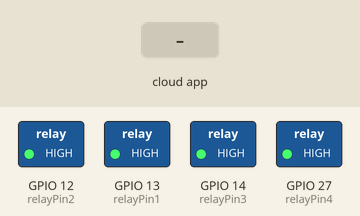
Recording of a sketch running on a simulated ESP32. On the bench: switched loads named in the sketch (green lamp = pin HIGH). The test bench sets the inputs (shaded band). WiFi joins after 1.5 s; servers stay silent unless stated; network time is answered at once with the bench clock; the local clock reads 2024-03-15 10:24:30 at power-on unless the sketch sets it; the Firebase database answers and starts empty; what the sketch prints to the serial monitor is not drawn.

Above: at 2.7 s.
2.8 s: the phone or cloud app sets relay1 to 1
At 3.8 s:
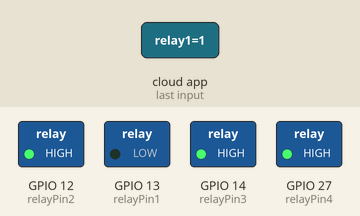
4.5 s: the phone or cloud app sets relay2 to 1
At 6.2 s:
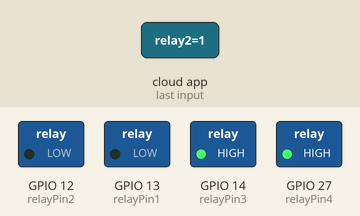
6.8 s: the phone or cloud app sets relay3 to 1
At 8.7 s:
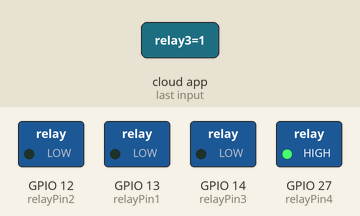
9.2 s: the phone or cloud app sets relay4 to 1
At 11.1 s:
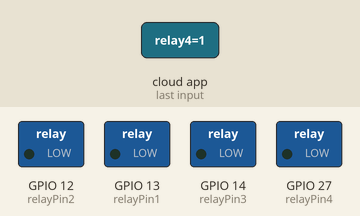
11.5 s: the phone or cloud app sets relay1 to 0
At 12.6 s:
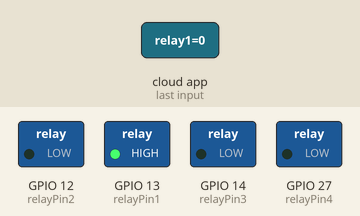
13.4 s: the phone or cloud app sets relay2 to 0
At 15.0 s:
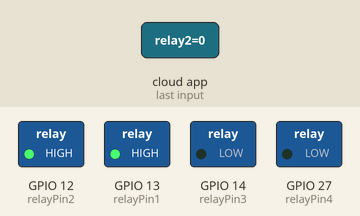
Timing chart, 0 to 16.5 s (numbered marks = the images above; inputs shaded):
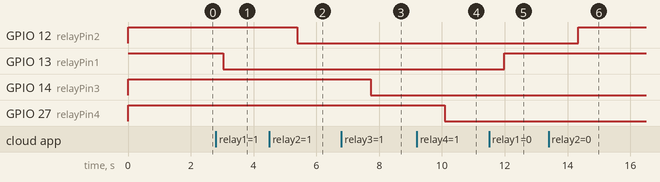

The sketch:

sketch_lampu.ino
```cpp
#include <WiFi.h>
#include <FirebaseESP32.h>
#include <NTPClient.h>
#include <WiFiUdp.h>

// --- Kredensial WiFi ---
#define WIFI_SSID "REDMI Note 15 Pro+ 5G"
#define WIFI_PASSWORD "12345678"

// --- Kredensial Firebase ---
#define FIREBASE_HOST "project-iot-unw-default-rtdb.asia-southeast1.firebasedatabase.app"
#define FIREBASE_AUTH "Q5iaMCeUKBlOMuaS8LnPJJUycQdudApNZe9NLlWk"

const int relayPin1 = 13;
const int relayPin2 = 12;
const int relayPin3 = 14;
const int relayPin4 = 27;

FirebaseData firebaseData;
FirebaseAuth auth;
FirebaseConfig config;

// --- SETUP JAM INTERNET (NTP) ---
WiFiUDP ntpUDP;
NTPClient timeClient(ntpUDP, "pool.ntp.org", 25200, 60000);

int lastState1 = -1;
int lastState2 = -1;
int lastState3 = -1;
int lastState4 = -1;

// ==========================================
// VARIABEL CACHE UNTUK MENYIMPAN JADWAL
// ==========================================
String jNyala1 = "", jMati1 = "";
String jNyala2 = "", jMati2 = "";
String jNyala3 = "", jMati3 = "";
String jNyala4 = "", jMati4 = "";

unsigned long waktuTerakhirCekJadwal = 0;

// ==========================================
// VARIABEL GEMBOK (ANTI-BENTROK 1 MENIT)
// ==========================================
bool doneNyala1 = false, doneMati1 = false;
bool doneNyala2 = false, doneMati2 = false;
bool doneNyala3 = false, doneMati3 = false;
bool doneNyala4 = false, doneMati4 = false;

void setup() {
  Serial.begin(115200);

  pinMode(relayPin1, OUTPUT);
  pinMode(relayPin2, OUTPUT);
  pinMode(relayPin3, OUTPUT);
  pinMode(relayPin4, OUTPUT);

  digitalWrite(relayPin1, HIGH);
  digitalWrite(relayPin2, HIGH);
  digitalWrite(relayPin3, HIGH);
  digitalWrite(relayPin4, HIGH);

  Serial.print("Menghubungkan ke WiFi");
  WiFi.begin(WIFI_SSID, WIFI_PASSWORD);
  while (WiFi.status() != WL_CONNECTED) {
    Serial.print(".");
    delay(500);
  }
  Serial.println("\nWiFi Terhubung!");

  config.host = FIREBASE_HOST;
  config.signer.tokens.legacy_token = FIREBASE_AUTH;

  Firebase.begin(&config, &auth);
  Firebase.reconnectWiFi(true);
  Serial.println("Firebase Berhasil Terhubung!");

  timeClient.begin();
  Serial.println("Sistem Jam & Cache Siap!");
}

void loop() {
  if (Firebase.ready()) {

    timeClient.update();
    String jamSekarang = timeClient.getFormattedTime().substring(0, 5);

    // ==========================================
    // HEARTBEAT (KIRIM DETAK JANTUNG KE FLUTTER)
    // ==========================================
    static unsigned long waktuHeartbeat = 0;
    if (millis() - waktuHeartbeat > 10000 || waktuHeartbeat == 0) {
      // Kirim waktu Epoch NTP saat ini ke Firebase setiap 10 detik
      Firebase.setInt(firebaseData, "/system/last_beat", timeClient.getEpochTime());
      waktuHeartbeat = millis();
    }

    // ==========================================
    // 1. UPDATE JADWAL DARI FIREBASE (HANYA SETIAP 30 DETIK)
    // ==========================================
    if (millis() - waktuTerakhirCekJadwal > 30000 || waktuTerakhirCekJadwal == 0) {
      Serial.println("... Sinkronisasi Jadwal dari Firebase ...");

      if (Firebase.getString(firebaseData, "/jadwal/relay1/nyala")) jNyala1 = firebaseData.stringData();
      if (Firebase.getString(firebaseData, "/jadwal/relay1/mati"))  jMati1 = firebaseData.stringData();

      if (Firebase.getString(firebaseData, "/jadwal/relay2/nyala")) jNyala2 = firebaseData.stringData();
      if (Firebase.getString(firebaseData, "/jadwal/relay2/mati"))  jMati2 = firebaseData.stringData();

      if (Firebase.getString(firebaseData, "/jadwal/relay3/nyala")) jNyala3 = firebaseData.stringData();
      if (Firebase.getString(firebaseData, "/jadwal/relay3/mati"))  jMati3 = firebaseData.stringData();

      if (Firebase.getString(firebaseData, "/jadwal/relay4/nyala")) jNyala4 = firebaseData.stringData();
      if (Firebase.getString(firebaseData, "/jadwal/relay4/mati"))  jMati4 = firebaseData.stringData();

      waktuTerakhirCekJadwal = millis(); // Reset timer
    }

    // ==========================================
    // 2. EKSEKUSI JADWAL (DENGAN GEMBOK ANTI-BENTROK)
    // ==========================================

    // --- RELAY 1 ---
    if (jNyala1 != "" && jamSekarang == jNyala1) {
      if (!doneNyala1) { // Jika belum dieksekusi di menit ini
        if (lastState1 != 1) Firebase.setInt(firebaseData, "/lampu/relay1", 1);
        doneNyala1 = true; // Kunci gembok
      }
    } else { doneNyala1 = false; } // Buka gembok saat menit berganti

    if (jMati1 != "" && jamSekarang == jMati1) {
      if (!doneMati1) {
        if (lastState1 != 0) Firebase.setInt(firebaseData, "/lampu/relay1", 0);
        doneMati1 = true;
      }
    } else { doneMati1 = false; }

    // --- RELAY 2 ---
    if (jNyala2 != "" && jamSekarang == jNyala2) {
      if (!doneNyala2) {
        if (lastState2 != 1) Firebase.setInt(firebaseData, "/lampu/relay2", 1);
        doneNyala2 = true;
      }
    } else { doneNyala2 = false; }

    if (jMati2 != "" && jamSekarang == jMati2) {
      if (!doneMati2) {
        if (lastState2 != 0) Firebase.setInt(firebaseData, "/lampu/relay2", 0);
        doneMati2 = true;
      }
    } else { doneMati2 = false; }

    // --- RELAY 3 ---
    if (jNyala3 != "" && jamSekarang == jNyala3) {
      if (!doneNyala3) {
        if (lastState3 != 1) Firebase.setInt(firebaseData, "/lampu/relay3", 1);
        doneNyala3 = true;
      }
    } else { doneNyala3 = false; }

    if (jMati3 != "" && jamSekarang == jMati3) {
      if (!doneMati3) {
        if (lastState3 != 0) Firebase.setInt(firebaseData, "/lampu/relay3", 0);
        doneMati3 = true;
      }
    } else { doneMati3 = false; }

    // --- RELAY 4 ---
    if (jNyala4 != "" && jamSekarang == jNyala4) {
      if (!doneNyala4) {
        if (lastState4 != 1) Firebase.setInt(firebaseData, "/lampu/relay4", 1);
        doneNyala4 = true;
      }
    } else { doneNyala4 = false; }

    if (jMati4 != "" && jamSekarang == jMati4) {
      if (!doneMati4) {
        if (lastState4 != 0) Firebase.setInt(firebaseData, "/lampu/relay4", 0);
        doneMati4 = true;
      }
    } else { doneMati4 = false; }


    // ==========================================
    // 3. EKSEKUSI TOMBOL MANUAL (TETAP DICEK TERUS)
    // ==========================================
    if (Firebase.getInt(firebaseData, "/lampu/relay1")) {
      int val = firebaseData.intData();
      if (val != lastState1) { digitalWrite(relayPin1, val == 1 ? LOW : HIGH); lastState1 = val; Serial.println("Relay 1 Berubah"); }
    }
    if (Firebase.getInt(firebaseData, "/lampu/relay2")) {
      int val = firebaseData.intData();
      if (val != lastState2) { digitalWrite(relayPin2, val == 1 ? LOW : HIGH); lastState2 = val; Serial.println("Relay 2 Berubah"); }
    }
    if (Firebase.getInt(firebaseData, "/lampu/relay3")) {
      int val = firebaseData.intData();
      if (val != lastState3) { digitalWrite(relayPin3, val == 1 ? LOW : HIGH); lastState3 = val; Serial.println("Relay 3 Berubah"); }
    }
    if (Firebase.getInt(firebaseData, "/lampu/relay4")) {
      int val = firebaseData.intData();
      if (val != lastState4) { digitalWrite(relayPin4, val == 1 ? LOW : HIGH); lastState4 = val; Serial.println("Relay 4 Berubah"); }
    }
  }

  // Delay aman yang kamu minta sebelumnya
  delay(500);
}
```

Measured:
- after the input at 2.8 s, GPIO 13 (relayPin1): HIGH → LOW after 0.23 s
- after the input at 4.5 s, GPIO 12 (relayPin2): HIGH → LOW after 0.89 s
- after the input at 6.8 s, GPIO 14 (relayPin3): HIGH → LOW after 0.94 s
- after the input at 9.2 s, GPIO 27 (relayPin4): HIGH → LOW after 0.89 s
- after the input at 11.5 s, GPIO 13 (relayPin1): LOW → HIGH after 0.49 s
- after the input at 13.4 s, GPIO 12 (relayPin2): LOW → HIGH after 0.94 s
